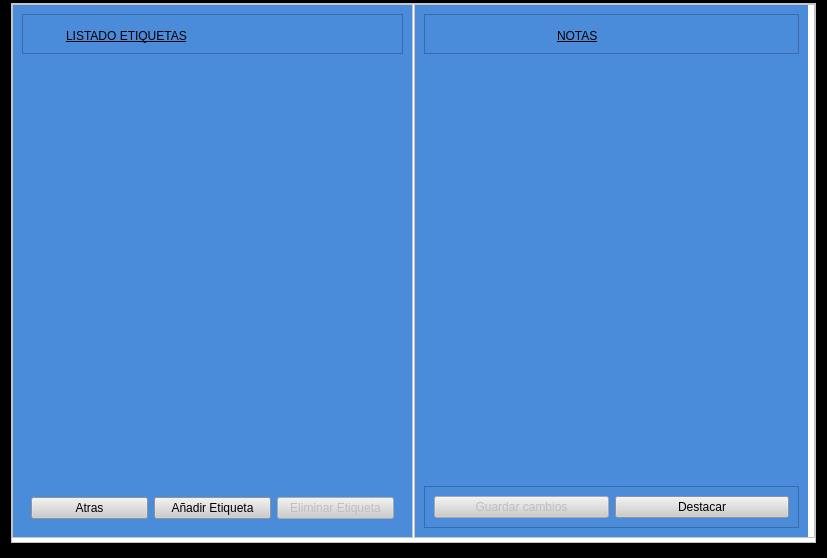
<?xml version="1.0" encoding="UTF-8"?>
<ui version="4.0">
 <class>WNota</class>
 <widget class="QWidget" name="WNota">
  <property name="geometry">
   <rect>
    <x>0</x>
    <y>0</y>
    <width>827</width>
    <height>558</height>
   </rect>
  </property>
  <property name="windowTitle">
   <string>Form</string>
  </property>
  <layout class="QVBoxLayout" name="verticalLayout">
   <property name="spacing">
    <number>0</number>
   </property>
   <property name="leftMargin">
    <number>0</number>
   </property>
   <property name="topMargin">
    <number>0</number>
   </property>
   <property name="rightMargin">
    <number>0</number>
   </property>
   <property name="bottomMargin">
    <number>0</number>
   </property>
   <item>
    <widget class="QFrame" name="frame">
     <property name="styleSheet">
      <string notr="true">background-color: rgb(0, 0, 0);</string>
     </property>
     <property name="frameShape">
      <enum>QFrame::StyledPanel</enum>
     </property>
     <property name="frameShadow">
      <enum>QFrame::Raised</enum>
     </property>
     <layout class="QVBoxLayout" name="verticalLayout_5">
      <property name="spacing">
       <number>0</number>
      </property>
      <property name="leftMargin">
       <number>0</number>
      </property>
      <property name="topMargin">
       <number>0</number>
      </property>
      <property name="rightMargin">
       <number>0</number>
      </property>
      <property name="bottomMargin">
       <number>4</number>
      </property>
      <item>
       <widget class="QFrame" name="frame_2">
        <property name="styleSheet">
         <string notr="true">background-color: rgb(0, 0, 0);</string>
        </property>
        <property name="frameShape">
         <enum>QFrame::StyledPanel</enum>
        </property>
        <property name="frameShadow">
         <enum>QFrame::Raised</enum>
        </property>
        <layout class="QVBoxLayout" name="verticalLayout_2">
         <property name="spacing">
          <number>2</number>
         </property>
         <property name="sizeConstraint">
          <enum>QLayout::SetNoConstraint</enum>
         </property>
         <property name="leftMargin">
          <number>9</number>
         </property>
         <property name="topMargin">
          <number>1</number>
         </property>
         <property name="rightMargin">
          <number>9</number>
         </property>
         <property name="bottomMargin">
          <number>9</number>
         </property>
         <item>
          <widget class="QFrame" name="frame_16">
           <property name="styleSheet">
            <string notr="true">
background-color: rgb(255, 255, 255);</string>
           </property>
           <property name="frameShape">
            <enum>QFrame::StyledPanel</enum>
           </property>
           <property name="frameShadow">
            <enum>QFrame::Plain</enum>
           </property>
           <layout class="QHBoxLayout" name="horizontalLayout_4">
            <property name="spacing">
             <number>1</number>
            </property>
            <property name="leftMargin">
             <number>0</number>
            </property>
            <property name="topMargin">
             <number>0</number>
            </property>
            <property name="rightMargin">
             <number>0</number>
            </property>
            <property name="bottomMargin">
             <number>4</number>
            </property>
            <item>
             <widget class="QFrame" name="frame_3">
              <property name="styleSheet">
               <string notr="true">background-color: rgb(255, 255, 255);</string>
              </property>
              <property name="frameShape">
               <enum>QFrame::StyledPanel</enum>
              </property>
              <property name="frameShadow">
               <enum>QFrame::Raised</enum>
              </property>
              <layout class="QHBoxLayout" name="horizontalLayout_3">
               <property name="leftMargin">
                <number>0</number>
               </property>
               <property name="topMargin">
                <number>0</number>
               </property>
               <property name="rightMargin">
                <number>0</number>
               </property>
               <property name="bottomMargin">
                <number>0</number>
               </property>
               <item>
                <widget class="QFrame" name="frame_6">
                 <property name="styleSheet">
                  <string notr="true">background-color: rgb(74, 139, 218);</string>
                 </property>
                 <property name="frameShape">
                  <enum>QFrame::NoFrame</enum>
                 </property>
                 <property name="frameShadow">
                  <enum>QFrame::Raised</enum>
                 </property>
                 <layout class="QVBoxLayout" name="verticalLayout_7">
                  <item>
                   <widget class="QFrame" name="frame_8">
                    <property name="minimumSize">
                     <size>
                      <width>0</width>
                      <height>40</height>
                     </size>
                    </property>
                    <property name="styleSheet">
                     <string notr="true">background-color: rgb(74, 139, 218);</string>
                    </property>
                    <property name="frameShape">
                     <enum>QFrame::StyledPanel</enum>
                    </property>
                    <property name="frameShadow">
                     <enum>QFrame::Raised</enum>
                    </property>
                    <layout class="QVBoxLayout" name="verticalLayout_8">
                     <property name="spacing">
                      <number>5</number>
                     </property>
                     <property name="leftMargin">
                      <number>6</number>
                     </property>
                     <property name="topMargin">
                      <number>7</number>
                     </property>
                     <property name="rightMargin">
                      <number>5</number>
                     </property>
                     <property name="bottomMargin">
                      <number>4</number>
                     </property>
                     <item>
                      <widget class="QLabel" name="label_2">
                       <property name="styleSheet">
                        <string notr="true">font: 75 italic 24pt &quot;Times New Roman&quot;;
text-decoration: underline;</string>
                       </property>
                       <property name="text">
                        <string>LISTADO ETIQUETAS</string>
                       </property>
                       <property name="indent">
                        <number>37</number>
                       </property>
                      </widget>
                     </item>
                    </layout>
                   </widget>
                  </item>
                  <item>
                   <widget class="QListView" name="listViewEtiquetas">
                    <property name="styleSheet">
                     <string notr="true">font: 16pt &quot;Lucida Handwriting&quot;;</string>
                    </property>
                    <property name="frameShape">
                     <enum>QFrame::NoFrame</enum>
                    </property>
                    <property name="flow">
                     <enum>QListView::TopToBottom</enum>
                    </property>
                    <property name="viewMode">
                     <enum>QListView::IconMode</enum>
                    </property>
                    <property name="itemAlignment">
                     <set>Qt::AlignCenter</set>
                    </property>
                   </widget>
                  </item>
                  <item>
                   <widget class="QFrame" name="frame_5">
                    <property name="frameShape">
                     <enum>QFrame::NoFrame</enum>
                    </property>
                    <property name="frameShadow">
                     <enum>QFrame::Raised</enum>
                    </property>
                    <layout class="QGridLayout" name="gridLayout">
                     <item row="0" column="2">
                      <widget class="QPushButton" name="pushButtonEliminarEtiqueta">
                       <property name="enabled">
                        <bool>false</bool>
                       </property>
                       <property name="styleSheet">
                        <string notr="true">background-color: rgb(204, 204, 204);</string>
                       </property>
                       <property name="text">
                        <string>Eliminar Etiqueta</string>
                       </property>
                      </widget>
                     </item>
                     <item row="0" column="0">
                      <widget class="QPushButton" name="pushButtonRegresar">
                       <property name="styleSheet">
                        <string notr="true">background-color: rgb(204, 204, 204);</string>
                       </property>
                       <property name="text">
                        <string>Atras</string>
                       </property>
                      </widget>
                     </item>
                     <item row="0" column="1">
                      <widget class="QPushButton" name="pushButtonagregarEtiqueta">
                       <property name="enabled">
                        <bool>true</bool>
                       </property>
                       <property name="styleSheet">
                        <string notr="true">background-color: rgb(204, 204, 204);</string>
                       </property>
                       <property name="text">
                        <string>Añadir Etiqueta</string>
                       </property>
                      </widget>
                     </item>
                    </layout>
                   </widget>
                  </item>
                 </layout>
                </widget>
               </item>
              </layout>
             </widget>
            </item>
            <item>
             <widget class="QFrame" name="frame_4">
              <property name="minimumSize">
               <size>
                <width>0</width>
                <height>0</height>
               </size>
              </property>
              <property name="styleSheet">
               <string notr="true">background-color: rgb(255, 255, 255);</string>
              </property>
              <property name="frameShape">
               <enum>QFrame::StyledPanel</enum>
              </property>
              <property name="frameShadow">
               <enum>QFrame::Raised</enum>
              </property>
              <property name="lineWidth">
               <number>0</number>
              </property>
              <layout class="QHBoxLayout" name="horizontalLayout_2">
               <property name="leftMargin">
                <number>0</number>
               </property>
               <property name="topMargin">
                <number>0</number>
               </property>
               <property name="rightMargin">
                <number>0</number>
               </property>
               <property name="bottomMargin">
                <number>0</number>
               </property>
               <item>
                <widget class="QFrame" name="frame_9">
                 <property name="sizePolicy">
                  <sizepolicy hsizetype="Expanding" vsizetype="Expanding">
                   <horstretch>0</horstretch>
                   <verstretch>0</verstretch>
                  </sizepolicy>
                 </property>
                 <property name="minimumSize">
                  <size>
                   <width>189</width>
                   <height>0</height>
                  </size>
                 </property>
                 <property name="styleSheet">
                  <string notr="true">background-color: rgb(74, 139, 218);</string>
                 </property>
                 <property name="frameShape">
                  <enum>QFrame::NoFrame</enum>
                 </property>
                 <property name="frameShadow">
                  <enum>QFrame::Raised</enum>
                 </property>
                 <layout class="QVBoxLayout" name="verticalLayout_11">
                  <item>
                   <widget class="QFrame" name="frame_13">
                    <property name="minimumSize">
                     <size>
                      <width>0</width>
                      <height>40</height>
                     </size>
                    </property>
                    <property name="styleSheet">
                     <string notr="true">background-color: rgb(0, 0, 0);
background-color: rgb(74, 139, 218);</string>
                    </property>
                    <property name="frameShape">
                     <enum>QFrame::StyledPanel</enum>
                    </property>
                    <property name="frameShadow">
                     <enum>QFrame::Raised</enum>
                    </property>
                    <layout class="QVBoxLayout" name="verticalLayout_9">
                     <property name="spacing">
                      <number>5</number>
                     </property>
                     <property name="leftMargin">
                      <number>6</number>
                     </property>
                     <property name="topMargin">
                      <number>7</number>
                     </property>
                     <property name="rightMargin">
                      <number>5</number>
                     </property>
                     <property name="bottomMargin">
                      <number>4</number>
                     </property>
                     <item>
                      <widget class="QLabel" name="label">
                       <property name="styleSheet">
                        <string notr="true">font: 75 italic 24pt &quot;Times New Roman&quot;;
text-decoration: underline;</string>
                       </property>
                       <property name="text">
                        <string>NOTAS</string>
                       </property>
                       <property name="indent">
                        <number>126</number>
                       </property>
                      </widget>
                     </item>
                    </layout>
                   </widget>
                  </item>
                  <item>
                   <widget class="QPlainTextEdit" name="plainTextEditContenido">
                    <property name="styleSheet">
                     <string notr="true">
font: 63 14pt &quot;Yu Gothic UI Semibold&quot;;</string>
                    </property>
                    <property name="frameShape">
                     <enum>QFrame::NoFrame</enum>
                    </property>
                    <property name="placeholderText">
                     <string/>
                    </property>
                   </widget>
                  </item>
                  <item>
                   <widget class="QFrame" name="frame_7">
                    <property name="frameShape">
                     <enum>QFrame::StyledPanel</enum>
                    </property>
                    <property name="frameShadow">
                     <enum>QFrame::Raised</enum>
                    </property>
                    <layout class="QHBoxLayout" name="horizontalLayout">
                     <item>
                      <widget class="QPushButton" name="pushButtonGuardar">
                       <property name="enabled">
                        <bool>false</bool>
                       </property>
                       <property name="styleSheet">
                        <string notr="true">background-color: rgb(204, 204, 204);</string>
                       </property>
                       <property name="text">
                        <string>Guardar cambios</string>
                       </property>
                      </widget>
                     </item>
                     <item>
                      <widget class="QPushButton" name="pushButtonDestacar">
                       <property name="styleSheet">
                        <string notr="true">background-color: rgb(204, 204, 204);</string>
                       </property>
                       <property name="text">
                        <string>Destacar</string>
                       </property>
                      </widget>
                     </item>
                    </layout>
                   </widget>
                  </item>
                 </layout>
                 <zorder>plainTextEditContenido</zorder>
                 <zorder>frame_13</zorder>
                 <zorder>frame_7</zorder>
                </widget>
               </item>
               <item>
                <widget class="QFrame" name="frame_10">
                 <property name="minimumSize">
                  <size>
                   <width>0</width>
                   <height>0</height>
                  </size>
                 </property>
                 <property name="styleSheet">
                  <string notr="true">background-color: rgb(255, 252, 212);
background-color: qlineargradient(spread:repeat,  x1:0.25, y1:0.409, x2:0.624, y2:0.409, stop:0 rgba(204, 202, 171, 255), stop:1 rgba(255, 252, 212, 255));</string>
                 </property>
                 <property name="frameShape">
                  <enum>QFrame::NoFrame</enum>
                 </property>
                 <property name="frameShadow">
                  <enum>QFrame::Raised</enum>
                 </property>
                 <layout class="QVBoxLayout" name="verticalLayout_3">
                  <property name="leftMargin">
                   <number>0</number>
                  </property>
                  <property name="rightMargin">
                   <number>0</number>
                  </property>
                 </layout>
                </widget>
               </item>
              </layout>
             </widget>
            </item>
           </layout>
          </widget>
         </item>
        </layout>
       </widget>
      </item>
     </layout>
    </widget>
   </item>
  </layout>
 </widget>
 <resources/>
 <connections/>
</ui>
